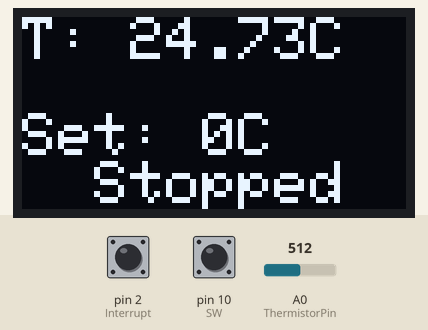
Recording of a sketch running on a simulated Arduino Uno, built with avr-gcc and run on an emulated ATmega328P. Shown: 128×64 one-colour display. The test bench sets the inputs (shaded band); at power-on: pin 10 (SW) HIGH, A0 (ThermistorPin) = 512, pin 2 (Interrupt) HIGH. The display library's start-up logo is not drawn.

Above: at 1.2 s.
1.3 s: pin 10 (SW) pulled LOW for 1 s
At 1.5 s:
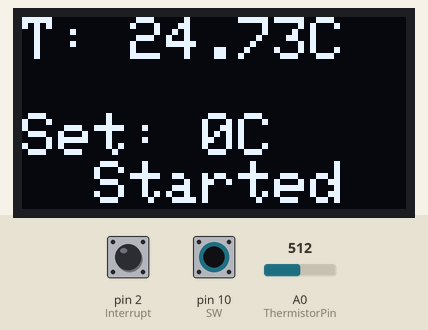
3.8 s: A0 (ThermistorPin) set to 789
At 4.6 s:
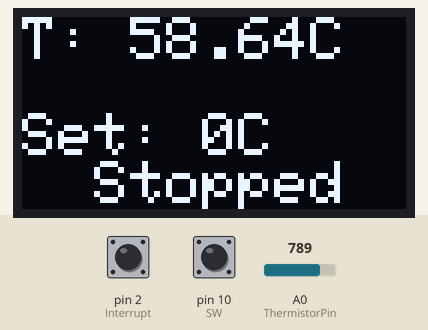
5.3 s: A0 (ThermistorPin) set to 811
At 5.8 s:
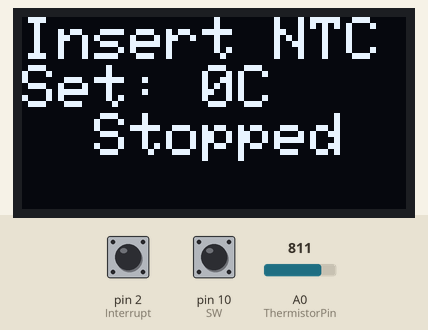
6.8 s: pin 10 (SW) pulled LOW for 0.15 s
At 6.91 s:
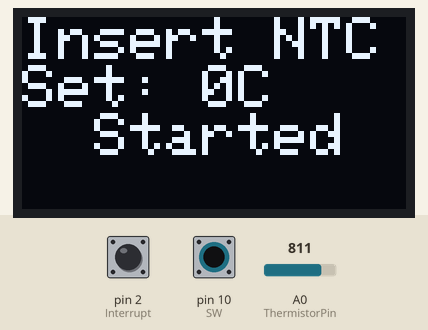
8.4 s: pin 10 (SW) pulled LOW for 3.2 s
13.1 s: A0 (ThermistorPin) set to 716
At 14.0 s:
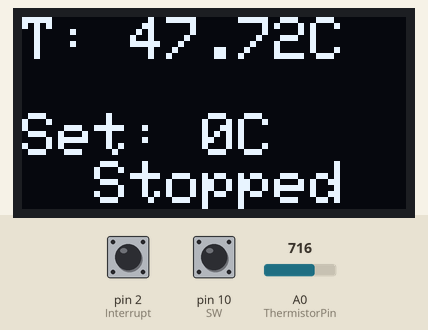
Timing chart, 0 to 15.6 s (numbered marks = the images above; inputs shaded):
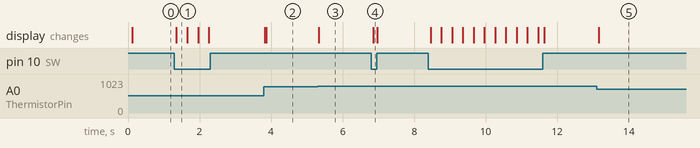

Measured:
- the behaviour switches between 796 and 797 on A0 (ThermistorPin) (found by bisection; images 2 and 3)
- after the input at 1.3 s, the display: changes after 0.06 s (image 1)
- after the input at 3.8 s, the display: first changes at once (image 2 shows a later state)
- after the input at 5.3 s, the display: changes at once (image 3)
- after the input at 6.8 s, the display: changes after 0.06 s (image 4)
- after the input at 13.1 s, the display: changes after 0.06 s (image 5)

The sketch:

temp_pcb_encLib.ino
```cpp
// Adafruit SSD1306 - Version: 2.4.0
#include <Adafruit_SSD1306.h>
#include <splash.h>

#include <SPI.h>
#include <Adafruit_GFX.h>
#include <Wire.h>

#define OLED_RESET     -1 // Reset pin # (or -1 if sharing Arduino reset pin)
#define SCREEN_WIDTH 128 // OLED display width, in pixels
#define SCREEN_HEIGHT 64 // OLED display height, in pixels

float T_Peltier;
float T_Peltier_out;
int T_avg;
int T_avg_out;
int avg_size = 10; // averaging size
int ThermistorPin = A0;
int ThermistorPinOut = A1;
int Vo;
float R1 = 10000;
float logR2, R2, T, Tc, Tf;
float c1 = 1.009249522e-03, c2 = 2.378405444e-04, c3 = 2.019202697e-07;

// Variables will change:
//int buttonPushLow = 0;   // counter for the number of button presses
//int buttonPushHigh = 0;   // counter for the number of button presses
//int buttonState = 0;         // current state of the button
//int lastButtonState = 0;     // previous state of the button
bool started = 0;
bool SW_Pressed = 0;
const long Button_Debounce_ms = 900;
unsigned long NextButtonPress = 0;

Adafruit_SSD1306 display(SCREEN_WIDTH, SCREEN_HEIGHT, &Wire, OLED_RESET);

const int Interrupt = 2;
const int PinA = 8;
const int PinB = 9;
const int SW = 10;

static long rotaryCount = 0;


int start = 0;
int stop_temp = 0;

void Rotary_Check_ISR () {
  cli ();
  int Rotary = PINB & 0x03;

  if (Rotary == 2) {
    rotaryCount++;
  }
  else if (Rotary == 1) {
    rotaryCount--;
  }
  sei ();
}

void Display_Routine () {
  // routine for displaying text for temp/hum readout
  display.clearDisplay();
  display.setTextSize(2);
  display.setTextColor(WHITE);
  display.setCursor(0, 0);
  if ((0 < T_Peltier) && (T_Peltier < 60)) {
    display.print("T: ");
    display.print(T_Peltier, 2); //T_avg
    display.println("C");
  }
  else {
    display.print("Insert NTC");
  }

  display.println();
  display.print("Set: ");
  display.print(rotaryCount);
  display.println("C");
  if (started == 1) {
    display.println("  Started  ");
  }
  else {
    display.println("  Stopped  ");
  }
  display.display();
}

void Read_Switch () {

  if ((digitalRead(SW) == HIGH) && SW_Pressed) {
    NextButtonPress = NextButtonPress + Button_Debounce_ms;
    SW_Pressed = 0;
  }
  //If we detect LOW signal, button is pressed
  else if ((digitalRead(SW) == LOW) && (millis() >= NextButtonPress)) {
    started = !started;
    SW_Pressed = 1;
  }
}

float Read_NTC (int Analog_IN) {
  //head temp
  int NTC_Averaged;
  float T_sum = 0.0;
  for (int i = 0; i < avg_size; i++) {
    Vo = analogRead(Analog_IN);
    R2 = R1 * (1023.0 / (float)Vo - 1.0);
    logR2 = log(R2);
    T = (1.0 / (c1 + c2 * logR2 + c3 * logR2 * logR2 * logR2));
    Tc = T - 273.15;
    T_sum += Tc;
  }
  //   averaging values from loop
  T_sum = T_sum / float(avg_size);
  NTC_Averaged = round(T_sum);
  return T_sum;
}

void setup() {
  if (!display.begin(SSD1306_SWITCHCAPVCC, 0x3C)) { // Address 0x3D for 128x64
    for (;;); // Don't proceed, loop forever
  }
  display.display();

  display.ssd1306_command(SSD1306_SETCONTRAST);  // 0x81 max contrast
  display.ssd1306_command(255);
  // Clear the buffer
  display.clearDisplay();

  pinMode(SW, INPUT_PULLUP);
  pinMode(PinA, INPUT_PULLUP);
  pinMode(PinB, INPUT_PULLUP);
  pinMode(Interrupt, INPUT_PULLUP);
  attachInterrupt (0, Rotary_Check_ISR, CHANGE);   // Interrupt 0 is pin 2, Interrupt 1 is pin 3

  Display_Routine ();

}

void loop() {


  Read_Switch ();
  T_Peltier = Read_NTC (A0);

  Display_Routine ();


  //  if (start == 1) {
  //    display.println("  Started  ");
  //    if (rotaryCount > T_Peltier) { // hot T_Peltier 25gradusa hardcore
  //      digitalWrite(6, HIGH); // polarity
  //    }
  //
  //    if (rotaryCount < T_Peltier) { // cold T_Peltier 25gradusa hardcore
  //      digitalWrite(6, LOW); // polarity
  //    }
  //
  //  } else {
  //    display.println("  Stopped  ");
  //  }
  //
  //  // save the current state as the last state, for next time through the loop
  //  lastButtonState = buttonState;

}
```
